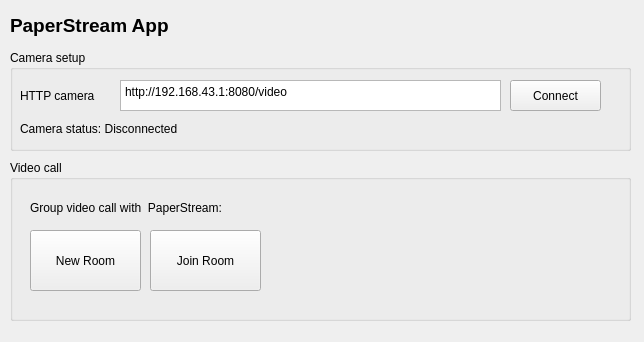
<?xml version="1.0" encoding="UTF-8"?>
<ui version="4.0">
 <class>PaperStream</class>
 <widget class="QWidget" name="PaperStream">
  <property name="geometry">
   <rect>
    <x>0</x>
    <y>0</y>
    <width>644</width>
    <height>342</height>
   </rect>
  </property>
  <property name="windowTitle">
   <string>Form</string>
  </property>
  <widget class="QGroupBox" name="groupBox">
   <property name="geometry">
    <rect>
     <x>10</x>
     <y>50</y>
     <width>621</width>
     <height>101</height>
    </rect>
   </property>
   <property name="title">
    <string>Camera setup</string>
   </property>
   <widget class="QLabel" name="label">
    <property name="geometry">
     <rect>
      <x>10</x>
      <y>30</y>
      <width>91</width>
      <height>31</height>
     </rect>
    </property>
    <property name="text">
     <string>HTTP camera</string>
    </property>
   </widget>
   <widget class="QLabel" name="cameraStatusLabel">
    <property name="geometry">
     <rect>
      <x>10</x>
      <y>70</y>
      <width>481</width>
      <height>17</height>
     </rect>
    </property>
    <property name="text">
     <string>Camera status: Disconnected</string>
    </property>
   </widget>
   <widget class="QPushButton" name="connectBtn">
    <property name="geometry">
     <rect>
      <x>500</x>
      <y>30</y>
      <width>91</width>
      <height>31</height>
     </rect>
    </property>
    <property name="text">
     <string>Connect</string>
    </property>
   </widget>
   <widget class="QPlainTextEdit" name="cameraUrlInput">
    <property name="geometry">
     <rect>
      <x>110</x>
      <y>30</y>
      <width>381</width>
      <height>31</height>
     </rect>
    </property>
    <property name="plainText">
     <string>http://192.168.43.1:8080/video</string>
    </property>
   </widget>
  </widget>
  <widget class="QLabel" name="label_3">
   <property name="geometry">
    <rect>
     <x>10</x>
     <y>10</y>
     <width>161</width>
     <height>31</height>
    </rect>
   </property>
   <property name="text">
    <string>&lt;html&gt;&lt;head/&gt;&lt;body&gt;&lt;p&gt;&lt;span style=&quot; font-size:14pt; font-weight:600;&quot;&gt;PaperStream App&lt;/span&gt;&lt;/p&gt;&lt;/body&gt;&lt;/html&gt;</string>
   </property>
  </widget>
  <widget class="QGroupBox" name="groupBox_2">
   <property name="geometry">
    <rect>
     <x>10</x>
     <y>160</y>
     <width>621</width>
     <height>161</height>
    </rect>
   </property>
   <property name="title">
    <string>Video call</string>
   </property>
   <widget class="QPushButton" name="newRoomBtn">
    <property name="geometry">
     <rect>
      <x>20</x>
      <y>70</y>
      <width>111</width>
      <height>61</height>
     </rect>
    </property>
    <property name="text">
     <string>New Room</string>
    </property>
   </widget>
   <widget class="QPushButton" name="joinRoomBtn">
    <property name="geometry">
     <rect>
      <x>140</x>
      <y>70</y>
      <width>111</width>
      <height>61</height>
     </rect>
    </property>
    <property name="text">
     <string>Join Room</string>
    </property>
   </widget>
   <widget class="QLabel" name="label_4">
    <property name="geometry">
     <rect>
      <x>20</x>
      <y>40</y>
      <width>281</width>
      <height>16</height>
     </rect>
    </property>
    <property name="text">
     <string>Group video call with  PaperStream:</string>
    </property>
   </widget>
  </widget>
 </widget>
 <resources/>
 <connections/>
</ui>
